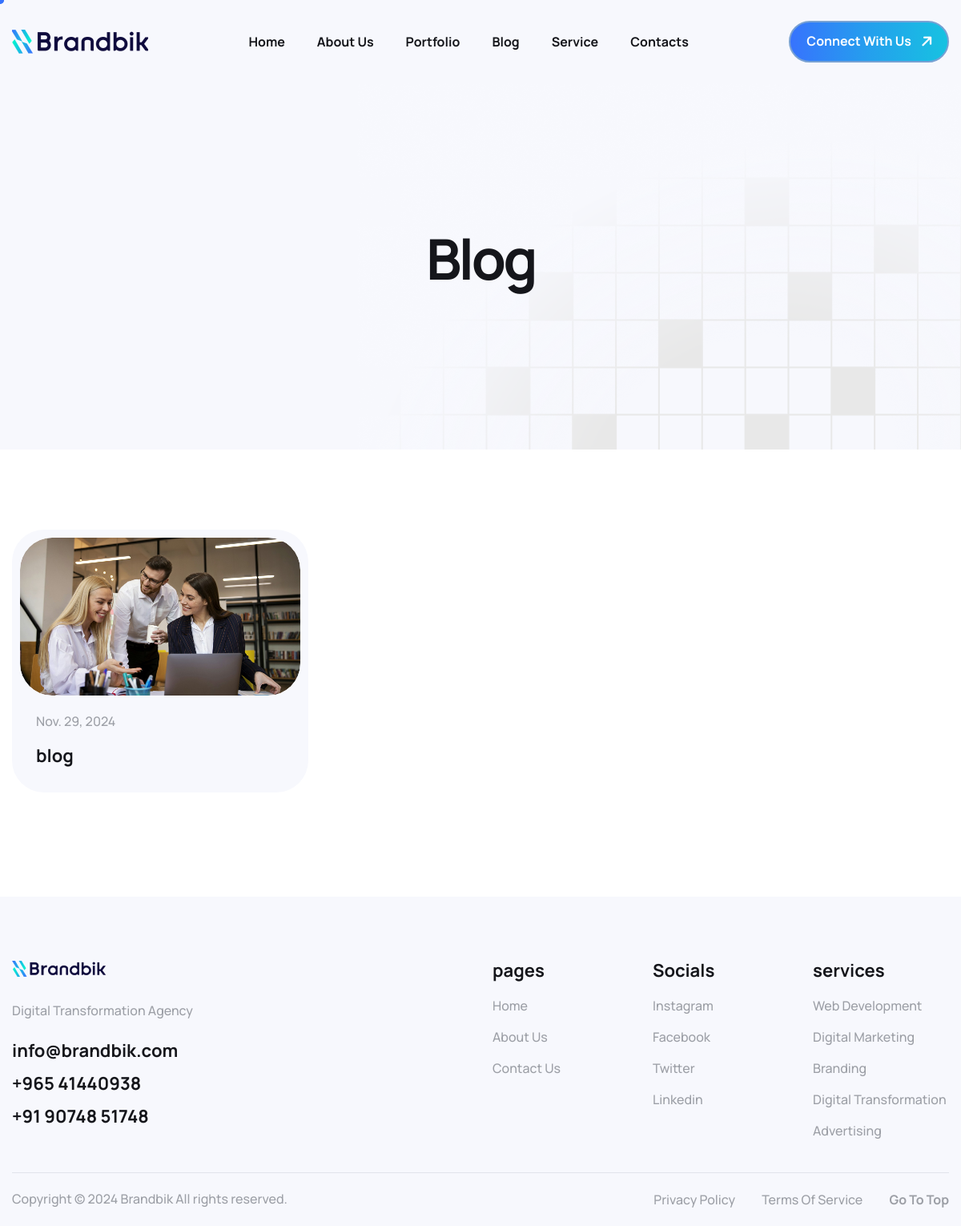
Screenshot of /blog/ with the database file from the repository.
### web/models.py (models this page shows, shortened)
class Blog(models.Model):
    title = models.CharField(max_length=200)
    slug = models.SlugField(unique=True, max_length=100, blank=True)
    content = HTMLField()
    image = models.ImageField(upload_to='blog_images/')
    date = models.DateField(auto_now_add=True)
    meta_title = models.CharField(max_length=150)  # New field for meta title
    meta_description = models.TextField()  # New field for meta description
    alt_text = models.CharField(max_length=150)
    def get_absolute_url(self):
        return reverse_lazy("blog_detail", kwargs={"slug": self.slug})
    class Meta:
        ordering = ('date',)
        verbose_name = ('Blog')
        verbose_name_plural = ("Blogs")

### web/views.py (the view)
# urls.py: 2. Add a URL to urlpatterns:  path('blog/', include('blog.urls'))
def blog(request):
    blogs = Blog.objects.all()
    context = {"is_blog": True,
               "blogs": blogs}
    return render(request, "web/blog.html", context)

### template/web/blog.html (shortened to what this page needs)
{% extends "web/base.html" %}
{% load static %}
{% block content %}
    <div id="magic-cursor">
    </div>
	<div class="page-header">
		<div class="container">
			<div class="row">
				<div class="col-lg-12">
					<div class="page-header-box">
						<h1 class="text-anime-style-3">Blog</h1>
					</div>
				</div>
			</div>
		</div>
	</div>
	<div class="latest-news our-blog">
        <div class="container">
			<div class="row">
				{% for blog in blogs %}
				<div class="col-lg-4 col-md-6">
					<div class="blog-item wow fadeInUp" data-wow-delay="0.25s">
						<div class="post-featured-image">
							<figure class="image-anime">
								<a href="#"><img src="{{ blog.image.url }}" alt=""></a>
							</figure>
						</div>
						<div class="post-item-body">
                            <p><a href="#">{{ blog.date }}</a></p>
                            <h2>
                                <a href="{{blog.get_absolute_url}}">
                                    {% if blog.title|length > 45 %}
                                        {{ blog.title|slice:":45" }}...
                                    {% else %}
                                        {{ blog.title }}
                                    {% endif %}
                                </a>
                            </h2>
						</div>
					</div>
				</div>
               {% endfor %}
			</div>
		</div>
	</div>
   {% endblock %}

### static/css/custom.css (style rules this page uses)
:root { --primary-color : #15161B; --secondary-color : #F7F8FD; --text-color : #9C9FA6; --accent-color :#3773fd; --white-color : #FFFFFF; --divider-color : #E1E4EB; --error-color : rgb(230, 87, 87); --default-font : "Manrope", sans-serif; }
body { font-family: var(--default-font); font-size: 16px; font-weight: 500; line-height: 1.5em; color: var(--text-color); background: var(--white-color); }
p { line-height: 1.6em; margin-bottom: 1.5em; }
h1, h2, h3, h4, h5, h6 { margin :0; font-weight: 700; color: var(--primary-color); line-height: 1.1em; }
figure { margin: 0; }
img { max-width: 100%; }
a { text-decoration: none; }
html, body { width: 100%; overflow-x: clip; }
.container { max-width: 1300px; }
.container, .container-fluid, .container-lg, .container-md, .container-sm, .container-xl, .container-xxl { padding-right: 15px; padding-left: 15px; }
.image-anime { position: relative; overflow: hidden; }
.image-anime:after { content: ""; position: absolute; width: 200%; height: 0%; left: 50%; top: 50%; background-color: rgba(255,255,255,.3); transform: translate(-50%,-50%) rotate(-45deg); z-index: 1; }
.row { margin-right: -15px; margin-left: -15px; }
.row > * { padding-right: 15px; padding-left: 15px; }
#magic-cursor { position: absolute; width: 10px !important; height: 10px !important; pointer-events: none; z-index: 1000000; }
.latest-news { padding: 100px 0 70px; }
.blog-item { position: relative; overflow: hidden; background-color: var(--secondary-color); border-radius: 40px; padding: 10px; height: calc(100% - 30px); margin-bottom: 30px; }
.post-featured-image { border-radius: 40px; overflow: hidden; }
.post-featured-image img { border-radius: 40px; transition: all 0.5s ease-out; }
.post-item-body { margin: 20px }
.post-item-body h2 { display: block; line-height: 1.4em; font-size: 22px; }
.post-item-body p { margin-bottom: 15px; }
.post-item-body p a, .post-item-body h2 a { color: inherit; }
.page-header { position: relative; background: var(--secondary-color); padding: 180px 0; }
.page-header::before { content: ''; position: absolute; background-image: url(../images/page-header-bg.png); background-repeat: no-repeat; background-position: top right; right: 0; top: 0; width: 100%; height: 100%; }
.page-header-box { position: relative; z-index: 1; text-align: center; }
.page-header-box h1 { font-size: 70px; letter-spacing: -0.05em; margin-bottom: 20px; }
.latest-news.our-blog { padding: 100px 0; }

### rows the page displays
Blog: image (picture), date "Nov. 29, 2024", title "blog"
